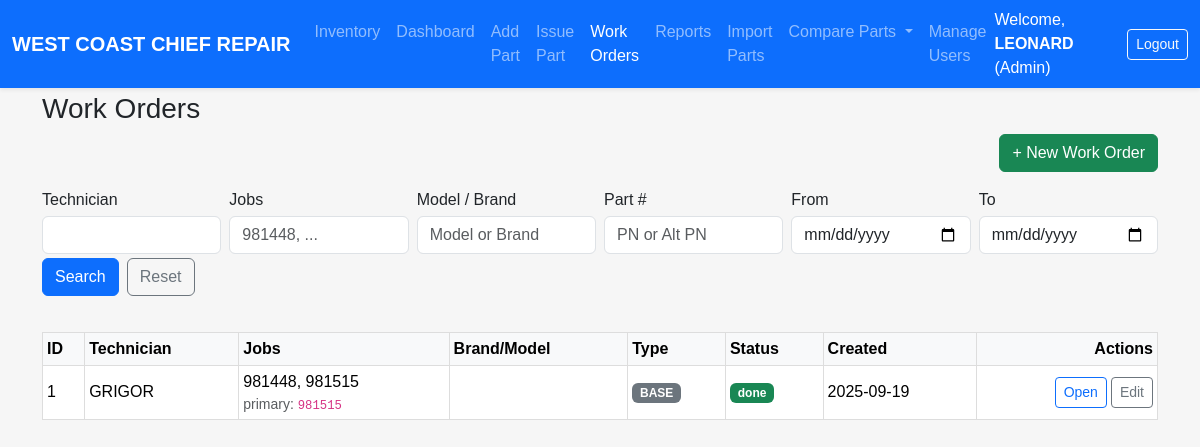
The page /work_orders (signed in) on the database as committed earlier.
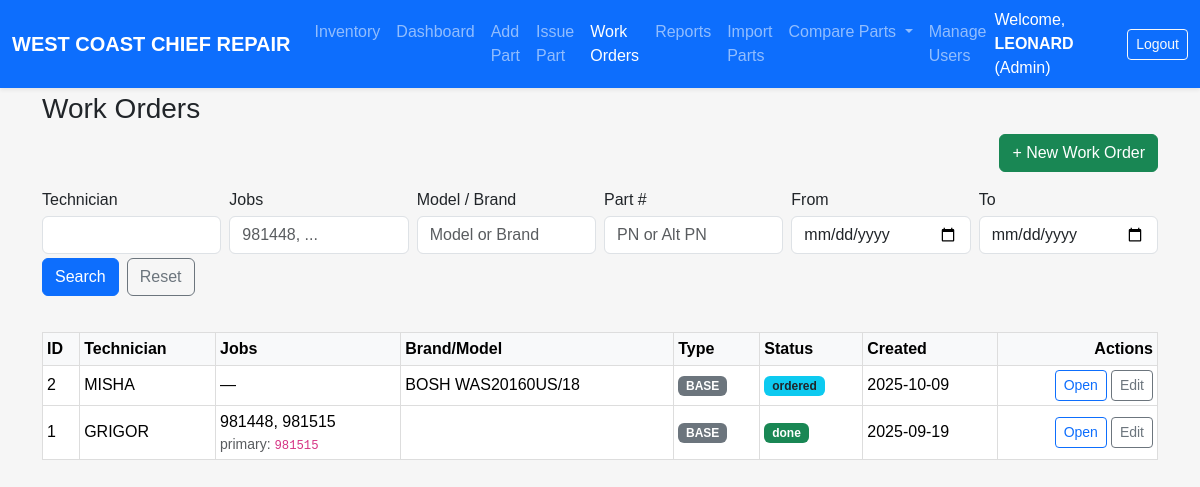
The same page on the database as committed later.
### models.py (models this page shows, shortened)
class User(UserMixin, db.Model):
    id = db.Column(db.Integer, primary_key=True)
    username = db.Column(db.String(64), unique=True, nullable=False)
    password_hash = db.Column(db.String(128), nullable=False)
    role = db.Column(db.String(20), nullable=False, default=ROLE_USER)
    @property
    def password(self):
        raise AttributeError('password is not a readable attribute')

class WorkOrder(db.Model):
    __tablename__ = "work_orders"
    id = db.Column(db.Integer, primary_key=True)
    units = db.relationship(
        "WorkUnit",
        backref="work_order",
        cascade="all, delete-orphan",
        lazy="selectin",
        overlaps="parts,work_order"
    )
    parts = db.relationship(
        "WorkOrderPart",
        backref="work_order",
        primaryjoin="WorkOrder.id==WorkOrderPart.work_order_id",
        cascade="all, delete-orphan",
        lazy="selectin",
        overlaps="unit,parts,work_order"
    )
    technician_name = db.Column(db.String(80), nullable=False)
    job_numbers = db.Column(db.String(120), nullable=False)  # "98256, 98356"
    brand = db.Column(db.String(40))
    model = db.Column(db.String(25))
    serial = db.Column(db.String(25))
    job_type = db.Column(db.String(16), default="BASE")  # BASE | INSURANCE
    delivery_fee = db.Column(db.Float, default=0.0)
    markup_percent = db.Column(db.Float, default=0.0)
    status = db.Column(db.String(20), default="search_ordered")  # search_ordered | ordered | done
    created_at = db.Column(db.DateTime, default=datetime.utcnow)
    updated_at = db.Column(db.DateTime, default=datetime.utcnow, onupdate=datetime.utcnow)
    @property
    def canonical_job(self) -> str:
        nums = [n.strip() for n in (self.job_numbers or "").split(",") if n.strip()]
        ints = []
        for n in nums:
            try:
                ints.append(int(n))
            except ValueError:
                pass
        return str(max(ints)) if ints else (nums[0] if nums else "")

### inventory/routes.py (the view, shortened to what this page needs)
@inventory_bp.get("/work_orders")
@login_required
def wo_list():
    tech  = (request.args.get("tech") or "").strip()
    jobs  = (request.args.get("jobs") or "").strip()
    model = (request.args.get("model") or "").strip()
    pn    = (request.args.get("pn") or "").strip()
    dfrom = (request.args.get("from") or "").strip()  # YYYY-MM-DD
    dto   = (request.args.get("to") or "").strip()    # YYYY-MM-DD
    q = db.session.query(WorkOrder)
    joined_parts = False
    filters = []
    if tech:
        filters.append(WorkOrder.technician_name.ilike(f"%{tech}%"))
    if jobs:
        filters.append(WorkOrder.job_numbers.ilike(f"%{jobs}%"))
    if model:
        filters.append(or_(
            WorkOrder.brand.ilike(f"%{model}%"),
            WorkOrder.model.ilike(f"%{model}%"),
        ))
    if dfrom:
        try:
            start = datetime.strptime(dfrom, "%Y-%m-%d")
            filters.append(WorkOrder.created_at >= start)
        except ValueError:
            pass
    if dto:
        try:
            end = datetime.strptime(dto, "%Y-%m-%d") + timedelta(days=1) - timedelta(seconds=1)
            filters.append(WorkOrder.created_at <= end)
        except ValueError:
            pass
    if filters:
        q = q.filter(and_(*filters))
    if joined_parts:
        q = q.distinct(WorkOrder.id)
    items = q.order_by(WorkOrder.created_at.desc()).limit(200).all()
    return render_template("wo_list.html", items=items, args=request.args)

### auth/routes.py (called while the page is built)
@login_manager.user_loader
def load_user(user_id):
    return User.query.get(int(user_id))

### templates/wo_list.html (shortened to what this page needs)
{% extends "base.html" %}
{% block content %}
<h3>Work Orders</h3>
{% if current_user.is_authenticated and current_user.role in ['admin','superadmin'] %}
<div class="d-flex justify-content-between align-items-center mb-3">
  <a href="{{ url_for('inventory.wo_new') }}" class="btn btn-success">+ New Work Order</a>
</div>
{% endif %}
<form method="get" class="row g-2 mb-3 dashboard-filters" style="position:static;">
  <div class="col-md-2"><label class="form-label mb-1">Technician</label><input name="tech" class="form-control" value="{{ args.get('tech','') if args else '' }}"></div>
  <div class="col-md-2"><label class="form-label mb-1">Jobs</label><input name="jobs" class="form-control" value="{{ args.get('jobs','') if args else '' }}" placeholder="981448, ..."></div>
  <div class="col-md-2"><label class="form-label mb-1">Model / Brand</label><input name="model" class="form-control" value="{{ args.get('model','') if args else '' }}" placeholder="Model or Brand"></div>
  <div class="col-md-2"><label class="form-label mb-1">Part #</label><input name="pn" class="form-control" value="{{ args.get('pn','') if args else '' }}" placeholder="PN or Alt PN"></div>
  <div class="col-md-2"><label class="form-label mb-1">From</label><input type="date" name="from" class="form-control" value="{{ args.get('from','') if args else '' }}"></div>
  <div class="col-md-2"><label class="form-label mb-1">To</label><input type="date" name="to" class="form-control" value="{{ args.get('to','') if args else '' }}"></div>
  <div class="col-12 d-flex gap-2 mt-1">
    <button class="btn btn-primary">Search</button>
    <a class="btn btn-outline-secondary" href="{{ url_for('inventory.wo_list') }}">Reset</a>
  </div>
</form>
<div class="table-responsive">
  <table class="table table-sm table-hover align-middle wo-list-table">
    <thead class="table-light">
      <tr>
        <th class="col-id">ID</th><th class="col-tech">Technician</th><th>Jobs</th>
        <th>Brand/Model</th><th class="col-type">Type</th><th class="col-status">Status</th>
        <th class="col-created">Created</th><th class="text-end col-actions">Actions</th>
      </tr>
    </thead>
    <tbody>
      {% if items and items|length > 0 %}
        {% for w in items %}
        <tr>
          <td>{{ w.id }}</td>
          <td>{{ w.technician_name or '—' }}</td>
          <td>
            <span class="jobs-trunc" title="{{ w.job_numbers or '' }}">{{ w.job_numbers or '—' }}</span>
            {% if w.canonical_job %}<div class="text-muted small">primary: <code>{{ w.canonical_job }}</code></div>{% endif %}
          </td>
          <td><span class="brand-trunc" title="{{ (w.brand or '') ~ ' ' ~ (w.model or '') }}">{{ (w.brand or '') ~ (' ' if w.brand and w.model else '') ~ (w.model or '') }}</span></td>
          <td>{% if w.job_type == 'INSURANCE' %}<span class="badge bg-warning text-dark">INSURANCE</span>{% else %}<span class="badge bg-secondary">BASE</span>{% endif %}</td>
          <td>{% if w.status == 'done' %}<span class="badge bg-success">done</span>{% elif w.status == 'ordered' %}<span class="badge bg-info text-dark">ordered</span>{% else %}<span class="badge bg-secondary">search_ordered</span>{% endif %}</td>
          <td>{{ w.created_at.strftime('%Y-%m-%d') if w.created_at else '—' }}</td>
          <td class="text-end">
            <div class="wo-actions d-inline-flex gap-1">
              <a class="btn btn-outline-primary btn-sm"
                 href="{{ url_for('inventory.wo_detail', wo_id=w.id) }}">
                Open
              </a>
              {% if current_user.role in ['admin','superadmin'] %}
                <a class="btn btn-outline-secondary btn-sm"
                   href="{{ url_for('inventory.wo_edit', wo_id=w.id) }}">
                  Edit
                </a>
              {% endif %}
            </div>
          </td>
        </tr>
        {% endfor %}
      {% else %}
        <tr><td colspan="8" class="text-muted">No work orders found.</td></tr>
      {% endif %}
    </tbody>
  </table>
</div>
{% endblock %}

### templates/base.html (shortened to what this page needs)
<!DOCTYPE html>
<html lang="en">
<head>
  <link href="https://cdn.jsdelivr.net/npm/bootstrap@5.3.3/dist/css/bootstrap.min.css"
        rel="stylesheet"
 />
  <link rel="stylesheet" href="{{ url_for('static', filename='style.css') }}" />
</head>
<body>
  <nav class="navbar navbar-expand-lg navbar-dark bg-primary shadow-sm fixed-top">
    <div class="container-fluid">
      <a class="navbar-brand fw-bold" href="{{ url_for('inventory.dashboard') }}">
        WEST COAST CHIEF REPAIR
      </a>
      <div class="collapse navbar-collapse" id="navbarMain">
        <ul class="navbar-nav me-auto mb-2 mb-lg-0">
          <li class="nav-item">
            <a class="nav-link{% if request.endpoint and request.endpoint == 'inventory.location_report' %} active{% endif %}"
               href="{{ url_for('inventory.location_report') }}">Inventory</a>
          </li>
          <li class="nav-item">
            <a class="nav-link{% if request.endpoint and request.endpoint == 'inventory.dashboard' %} active{% endif %}"
               href="{{ url_for('inventory.dashboard') }}">Dashboard</a>
          </li>
          <li class="nav-item">
            <a class="nav-link{% if request.endpoint and request.endpoint == 'inventory.add_part' %} active{% endif %}"
               href="{{ url_for('inventory.add_part') }}">Add Part</a>
          </li>
          <li class="nav-item">
            <a class="nav-link{% if request.endpoint and request.endpoint == 'inventory.issue_part' %} active{% endif %}"
               href="{{ url_for('inventory.issue_part') }}">Issue Part</a>
          </li>
            {% set is_wo = request.endpoint and request.endpoint.startswith('inventory.wo_') %}
            <li class="nav-item">
                <a class="nav-link{{ ' active' if is_wo else '' }}"
                    href="{{ url_for('inventory.wo_list') }}">
                    Work Orders
                </a>
          </li>
          <li class="nav-item">
            <a class="nav-link{% if request.endpoint and request.endpoint.startswith('inventory.reports') %} active{% endif %}"
               href="{{ url_for('inventory.reports_grouped') }}">Reports</a>
          </li>
          <li class="nav-item">
            <a class="nav-link{% if request.endpoint and request.endpoint.startswith('inventory.import_parts') %} active{% endif %}"
               href="{{ url_for('inventory.import_parts') }}">Import Parts</a>
          </li>
          <li class="nav-item dropdown">
            <a class="nav-link dropdown-toggle" href="#" id="compareDropdown" role="button"
               data-bs-toggle="dropdown" data-bs-display="static" aria-expanded="false">
              Compare Parts
            </a>
          </li>
          {% if current_user.is_authenticated and current_user.role in ['superadmin', 'admin'] %}
          <li class="nav-item">
            <a class="nav-link{% if request.endpoint and request.endpoint.startswith('inventory.users') %} active{% endif %}"
               href="{{ url_for('inventory.users') }}">Manage Users</a>
          </li>
          {% endif %}
        </ul>
        {% if current_user.is_authenticated %}
        <div class="d-flex align-items-center">
          <span class="text-white me-3">
            Welcome, <strong>{{ current_user.username }}</strong> ({{ current_user.role.capitalize() }})
          </span>
          <a href="{{ url_for('auth.logout') }}" class="btn btn-outline-light btn-sm">Logout</a>
        </div>
        {% endif %}
      </div>
    </div>
  </nav>
  <main class="container" style="padding-top: 4.5rem;">
    {% block content %}{% endblock %}
  </main>
</body>
</html>

### static/style.css (style rules this page uses)
body { font-family: Arial, sans-serif; background-color:#f6f6f6; padding:20px; margin:0; }
.navbar { z-index:1200; }
table { width:100%; border-collapse:collapse; margin-top:20px; }
table th, table td { padding:10px; border:1px solid #ddd; text-align:left; }
form input:not([type="checkbox"]):not([type="radio"]):not(.form-check-input), form select, form textarea { width: 100%; box-sizing: border-box; }

Rows that differ between the two databases and show on the page:
added WorkOrder: id "2", technician_name "MISHA", job_numbers "—", brand+model "BOSH WAS20160US/18", job_type "BASE", status "ordered", created_at "2025-10-09"
